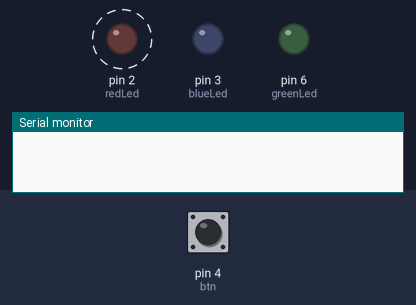
Simulated run of this sketch. Board: Arduino Uno, built with avr-gcc and run on an emulated ATmega328P. Shown: output pins drawn as LEDs (lit = HIGH), the last lines printed to the serial monitor. Dashed ring = blinking. The test bench sets the inputs (shaded band); at power-on: pin 4 (btn) HIGH.

Above: at 0.9 s.
1.3 s: pin 4 (btn) pulled LOW for 0.15 s
At 1.5 s:
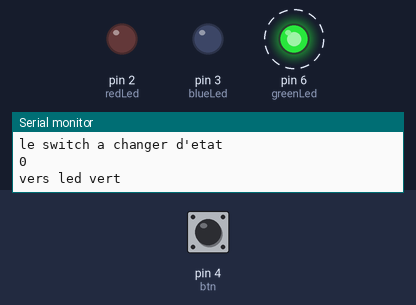
4.3 s: pin 4 (btn) pulled LOW for 1 s
At 4.7 s:
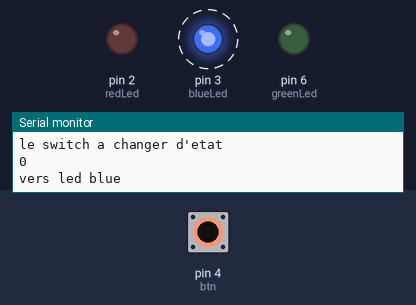
7.3 s: pin 4 (btn) driven LOW
At 7.5 s:
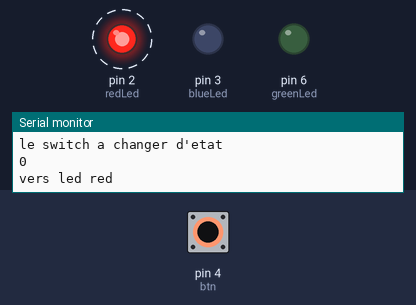
Timing chart, 0 to 16.3 s (numbered marks = the images above; inputs shaded):
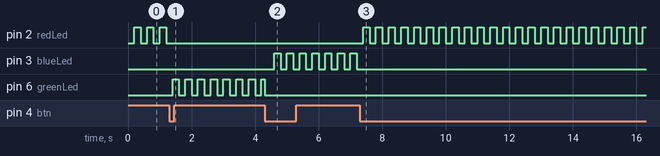

Measured:
- after the input at 1.3 s, pin 2 (redLed): stops changing and stays LOW; pin 6 (greenLed): alternates HIGH for 0.20 s and LOW for 0.20 s, starting after 0.10 s
- after the input at 4.3 s, pin 3 (blueLed): alternates HIGH for 0.20 s and LOW for 0.20 s, starting after 0.30 s
- after the input at 7.3 s, pin 2 (redLed): alternates HIGH for 0.20 s and LOW for 0.20 s, starting after 0.10 s; pin 3 (blueLed): stops changing and stays LOW
- by itself, pin 2 (redLed): alternates HIGH for 0.20 s and LOW for 0.20 s

The sketch:

switchblink.ino
```cpp
const int redLed = 2;
const int blueLed = 3;
const int greenLed = 6;
const int btn = 4;
int btnState;
int blinkOne;
int currentBtnState;
int ledState;
unsigned long startTime = 0;
const long myDelay = 200;

void setup()
{
  pinMode(btn, INPUT_PULLUP);
  pinMode(redLed, OUTPUT);
  pinMode(blueLed, OUTPUT);
  pinMode(greenLed, OUTPUT);
  btnState = LOW;
  blinkOne = redLed;
  ledState = LOW;
  Serial.begin(9600);
}

void loop()
{
  currentBtnState = digitalRead(btn);
  if (currentBtnState == LOW)
  {
    if (btnState != HIGH)
    {
      btnState=HIGH;
      Serial.println("le switch a changer d'etat");

      Serial.println(currentBtnState);
      if (blinkOne == redLed)
      {
        blinkOne = greenLed;
        digitalWrite(redLed, LOW);
        Serial.println("vers led vert");
      }
      else if (blinkOne == greenLed)
      {
        blinkOne = blueLed;
        digitalWrite(greenLed, LOW);
        Serial.println("vers led blue");
      }
      else
      {
        blinkOne = redLed;
        digitalWrite(blueLed, LOW);
        Serial.println("vers led red");
      }
    }
  }
  else
  {
    btnState = LOW;
  }
  ///////////////////////////////////////////////////////////// pour un switch on off
  // currentBtnState=digitalRead(btn);
  // Serial.println(currentBtnState);
  // if(currentBtnState!=btnState){
  //   Serial.println("le switch a changer d'etat");
  //   btnState=currentBtnState;
  //   if(blinkOne==redLed){
  //     blinkOne=greenLed;
  //     digitalWrite(redLed,LOW);
  //   }else if(blinkOne==greenLed){
  //     blinkOne=blueLed;
  //     digitalWrite(greenLed,LOW);
  //   }else{
  //     blinkOne=redLed;
  //     digitalWrite(blueLed,LOW);
  //   }

  // }
  unsigned long currentTime = millis();
  if (currentTime - startTime >= myDelay)
  {
    startTime = currentTime;
    if (ledState == LOW)
    {
      ledState = HIGH;
    }
    else
    {
      ledState = LOW;
    }
    digitalWrite(blinkOne, ledState);
  }
}
```
